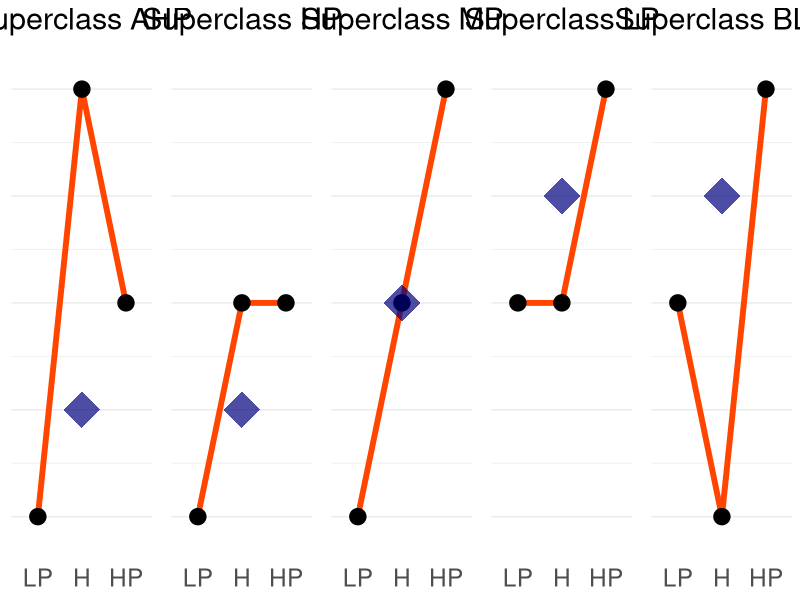

The R source for this figure:
#!/usr/bin/env Rscript
library(ggplot2)
library(RColorBrewer)
library(gridExtra)

# data
# AHP
data.AHP <- data.frame(
  x = factor(c("LP", "H", "HP", "H"), levels = c("LP", "H", "HP")),
  y = c(1, 3, 2, 1.5),
  g = c("a", "a", "a", "c")
)
# HP
data.HP <- data.frame(
  x = factor(c("LP", "H", "HP", "H"), levels = c("LP", "H", "HP")),
  y = c(1, 2, 2, 1.5),
  g = c("a", "a", "a", "c")
)
# MP
data.MP <- data.frame(
  x = factor(c("LP", "H", "HP", "H"), levels = c("LP", "H", "HP")),
  y = c(1, 2, 3, 2),
  g = c("a", "a", "a", "c")
)
# LP
data.LP <- data.frame(
  x = factor(c("LP", "H", "HP", "H"), levels = c("LP", "H", "HP")),
  y = c(2, 2, 3, 2.5),
  g = c("a", "a", "a", "c")
)
# BLP
data.BLP <- data.frame(
  x = factor(c("LP", "H", "HP", "H"), levels = c("LP", "H", "HP")),
  y = c(2, 1, 3, 2.5),
  g = c("a", "a", "a", "c")
)

# draw dotline by ggplot2
draw_dotline <- function(data, title){
  p <- ggplot(data, aes(x , y, group = g) ) 
  p <- p + geom_line(aes(linetype = g), color = "orangered", size = 2)
  #p <- p + geom_point(size = 8, color = "black", shape = 20)
  p <- p + geom_point(aes(color = g, size = g, shape = g, alpha = g) )
  p <- p + ylim(0.9,3.1)
  p <- p + scale_linetype_discrete(guide = F)
  p <- p + scale_color_manual(guide = F, values = c("black", "black", "navy"), limits = c("a", "b", "c") )
  p <- p + scale_alpha_manual(guide = F, values = c(1, 1, 0.7), limits = c("a", "b", "c") )
  p <- p + scale_shape_manual(guide = F, values = c(20, 20, 18), limits = c("a", "b", "c") )
  p <- p + scale_size_manual(guide = F, values = c(8, 8, 12), limits = c("a", "b", "c") )
  p <- p + theme_minimal()
  p <- p + ggtitle(title) + theme(plot.title = element_text(hjust = 0.5, size = rel(2)) )
  p <- p + theme(axis.text.x = element_text(size = rel(2) ) )
  p <- p + theme(axis.text.y = element_blank() )
  p <- p + theme(axis.title = element_blank() )
  p <- p + theme(panel.grid.major.x = element_blank() )
  p
}

#
p1 <- draw_dotline(data.AHP, "Superclass AHP")
p2 <- draw_dotline(data.HP,  "Superclass HP")
p3 <- draw_dotline(data.MP,  "Superclass MP")
p4 <- draw_dotline(data.LP,  "Superclass LP")
p5 <- draw_dotline(data.BLP, "Superclass BLP")

# determine total width and heigth
each_width   <- 4
each_height  <- 3
col_grids    <- 5
row_grids    <- 1
total_width  <- col_grids*each_width
total_height <- row_grids*each_height

# open device
tiff(filename = "dotline1x5_output.tiff",
     width = total_width,
     height = total_height,
     res = 1200,
     units = "in",
     compression = "lzw"
)

# width and height of each grid
grid_width  <- rep(each_width, col_grids)
grid_height <- rep(each_height, row_grids) 

# use gridExtra
#g <- gTree(children = gList(diag))
gridExtra::grid.arrange(
  p1,  p2,  p3,  p4, p5,
  ncol = col_grids, nrow = row_grids, 
  widths = grid_width, heights = grid_height 
)

# close device
dev.off()

